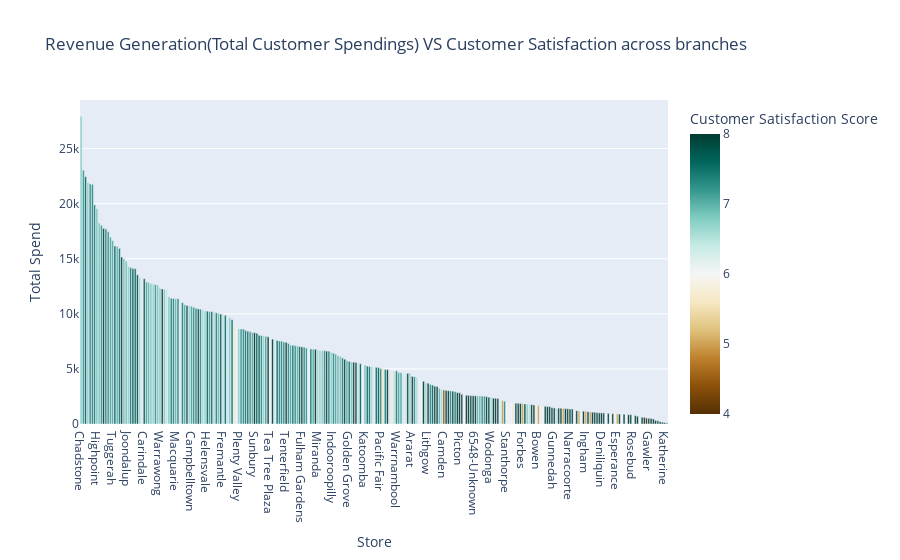

The code cell stored with this chart in its notebook:
### Markdown cell above
### The below graph sparks some crucial insights. 
### The Stores to the left that generate more than 5k revenue have customer satisfaction score higher than 5. 
### Whereas the stores generating 5k or below have customer rating 5 or less. Yes, the stores to the very right that generated less than 1k in revenue have customer satisfaction score higher than 7, this is because the very few customers might have visited the store or only a handfull might have took part in rating the customer satisfaction.

### Code cell
px.bar(customer_spend_satisfaction, x = 'Store', y = 'Total Spend', color = 'Customer Satisfaction Score', title = 'Revenue Generation(Total Customer Spendings) VS Customer Satisfaction across branches',color_continuous_scale=px.colors.diverging.BrBG)

### Figure 1 — Plotly figure (JSON) as saved in the notebook; plotly's stock layout.template omitted (floating-point values rounded to 4 significant figures; data arrays with more than 128 entries replaced by an {"elided": "..."} marker saying what was removed)
{"data": [{"alignmentgroup": "True", "hovertemplate": "Store=%{x}<br>Total Spend=%{y}<br>Customer Satisfaction Score=%{marker.color}<extra></extra>", "legendgroup": "", "marker": {"color": {"elided": "261 float values"}, "coloraxis": "coloraxis", "pattern": {"shape": ""}}, "name": "", "offsetgroup": "", "orientation": "v", "showlegend": false, "textposition": "auto", "type": "bar", "x": {"elided": "261 str values"}, "xaxis": "x", "y": {"elided": "261 float values"}, "yaxis": "y"}], "layout": {"barmode": "relative", "coloraxis": {"colorbar": {"title": {"text": "Customer Satisfaction Score"}}, "colorscale": [[0, "rgb(84,48,5)"], [0.1, "rgb(140,81,10)"], [0.2, "rgb(191,129,45)"], [0.3, "rgb(223,194,125)"], [0.4, "rgb(246,232,195)"], [0.5, "rgb(245,245,245)"], [0.6, "rgb(199,234,229)"], [0.7, "rgb(128,205,193)"], [0.8, "rgb(53,151,143)"], [0.9, "rgb(1,102,94)"], [1, "rgb(0,60,48)"]]}, "legend": {"tracegroupgap": 0}, "title": {"text": "Revenue Generation(Total Customer Spendings) VS Customer Satisfaction across branches"}, "xaxis": {"anchor": "y", "domain": [0, 1], "title": {"text": "Store"}}, "yaxis": {"anchor": "x", "domain": [0, 1], "title": {"text": "Total Spend"}}}}
